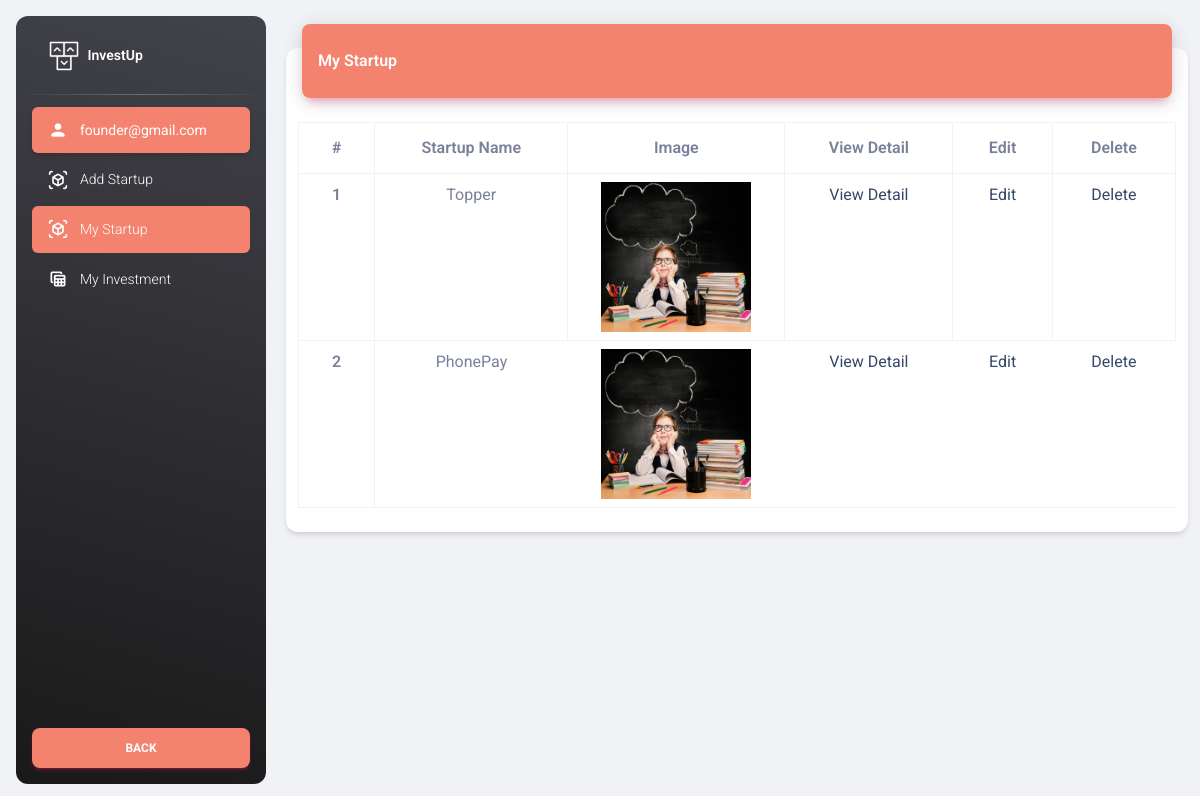
Page /Admin/my-startup.php (signed in) on the committed database.
### tables this page shows
CREATE TABLE `startup` (
  `id` int(11) NOT NULL,
  `name` varchar(255) NOT NULL,
  `description` mediumtext NOT NULL,
  `type` varchar(255) NOT NULL,
  `image` varchar(255) NOT NULL,
  `email` varchar(255) NOT NULL,
   
  `founded` varchar(100)  DEFAULT '2020',
  `documents` varchar(255)  DEFAULT 'https://tyke-startup-bucket.s3.ap-south-1.amazonaws.com/PRISTLE%20PRODUCTS%20PRIVATE%20LIMITED/CERTIFICATE%20OF%20INCORPORATION%20-%20Robin%20Chopra.PDF',
  `youtube` varchar(255)  DEFAULT 'https://www.youtube.com/watch?v=td6PKkkxQC4&embeds_euri=https%3A%2F%2Ftykeinvest.com%2F&source_ve_path=MjM4NTE&feature=emb_title',
  `target` int(11)  DEFAULT '100000',
   `min_subscription` int(11)  DEFAULT '500',
   `valuation_cap` int(11)  DEFAULT '100000'
);

### Admin/my-startup.php (the view, shortened to what this page needs)
<?php include 'conn.php'; ?>
<!DOCTYPE html>
<html lang="en">
<head>
  <link href="assets/css/nucleo-icons.css" rel="stylesheet" />
  <link href="assets/css/nucleo-svg.css" rel="stylesheet" />
  <link id="pagestyle" href="assets/css/material-dashboard.css?v=3.0.4" rel="stylesheet" />
</head>
<body class="g-sidenav-show  bg-gray-200">
  <aside class="sidenav navbar navbar-vertical navbar-expand-xs border-0 border-radius-xl my-3 fixed-start ms-3   bg-gradient-dark" id="sidenav-main">
    <div class="sidenav-header">
      <a class="navbar-brand m-0" href=" http://localhost/investup/Website/ ">
        <img src="assets/img/logo-ct.png" class="navbar-brand-img h-100" alt="main_logo">
        <span class="ms-1 font-weight-bold text-white">InvestUp</span>
      </a>
    </div>
    <hr class="horizontal light mt-0 mb-2">
    <div class="collapse navbar-collapse  w-auto " id="sidenav-collapse-main">
      <ul class="navbar-nav">
      <li class="nav-item">
          <a class="nav-link text-white active bg-gradient-primary">
            <div class="text-white text-center me-2 d-flex align-items-center justify-content-center">
            <i class="material-icons opacity-10">person</i>
            </div>
            <span class="nav-link-text ms-1"><?php echo $_SESSION['user_email'] ?></span>
          </a>
        </li>
        <li class="nav-item">
          <a class="nav-link text-white" href="add-startup.php">
            <div class="text-white text-center me-2 d-flex align-items-center justify-content-center">
              <i class="material-icons opacity-10">view_in_ar</i>
            </div>
            <span class="nav-link-text ms-1">Add Startup</span>
          </a>
        </li>
        <li class="nav-item">
          <a class="nav-link text-white bg-gradient-primary" href="my-startup.php">
            <div class="text-white text-center me-2 d-flex align-items-center justify-content-center">
              <i class="material-icons opacity-10">view_in_ar</i>
            </div>
            <span class="nav-link-text ms-1">My Startup</span>
          </a>
        </li>
        <li class="nav-item">
          <a class="nav-link text-white " href="investment.php">
            <div class="text-white text-center me-2 d-flex align-items-center justify-content-center">
              <i class="material-icons opacity-10">table_view</i>
            </div>
            <span class="nav-link-text ms-1">My Investment</span>
          </a>
        </li>
      </ul>
    </div>
    <div class="sidenav-footer position-absolute w-100 bottom-0 ">
      <div class="mx-3">
        <a class="btn bg-gradient-primary mt-4 w-100" href="../Website/index.php" type="button">Back</a>
      </div>
    </div>
  </aside>
  <main class="main-content position-relative max-height-vh-100 h-100 border-radius-lg ">
    <div class="container-fluid py-4">
      <div class="row">
        <div class="col-12">
          <div class="card my-4">
            <div class="card-header p-0 position-relative mt-n4 mx-3 z-index-2">
              <div class="bg-gradient-primary shadow-primary border-radius-lg pt-4 pb-3">
                <h6 class="text-white text-capitalize ps-3">My Startup</h6>
              </div>
            </div>
            <div class="card-body px-0 pb-2">
            <div class="table-responsive p-0">
                <div class="container">
                <table class="table table-bordered text-center">
                    <thead>
                        <tr>
                        <th scope="col">#</th>
                        <th scope="col">Startup Name</th>
                        <th scope="col">Image</th>
                        <th scope="col">View Detail</th>
                        <th scope="col">Edit</th>
                        <th scope="col">Delete</th>
                        </tr>
                    </thead>
                    <tbody>
                        <?php
                            $getStartup = mysqli_query($conn, "select * from startup where email = '$_SESSION[user_email]'");
                            $i = 0;
                            while($row = mysqli_fetch_array($getStartup)){
                                $i++;
                        ?>
                        <tr>
                            <th scope="row"><?php echo $i; ?></th>
                            <td><?php echo $row['name']; ?></td>
                            <td><img src="<?php echo $row['image']; ?>" width="150" height="150"></td>
                            <td><a href="startup-detail.php?id=<?php echo $row['id']; ?>">View Detail</a></td>
                            <td><a href="add-startup.php?id=<?php echo $row['id']; ?>">Edit</a></td>
                            <td><a href="my-startup.php?ID=<?php echo $row['id']; ?>">Delete</a></td>
                        </tr>
                        <?php } ?>
                    </tbody>
                </table>
                </div>
              </div>
            </div>
          </div>
        </div>
      </div>
    </div>
  </main>
</body>
</html>

### rows in the picture
startup: name "Topper", image (picture)
startup: name "PhonePay", image (picture)

### other values in the picture
$_SESSION['user_email'] "founder@gmail.com"
